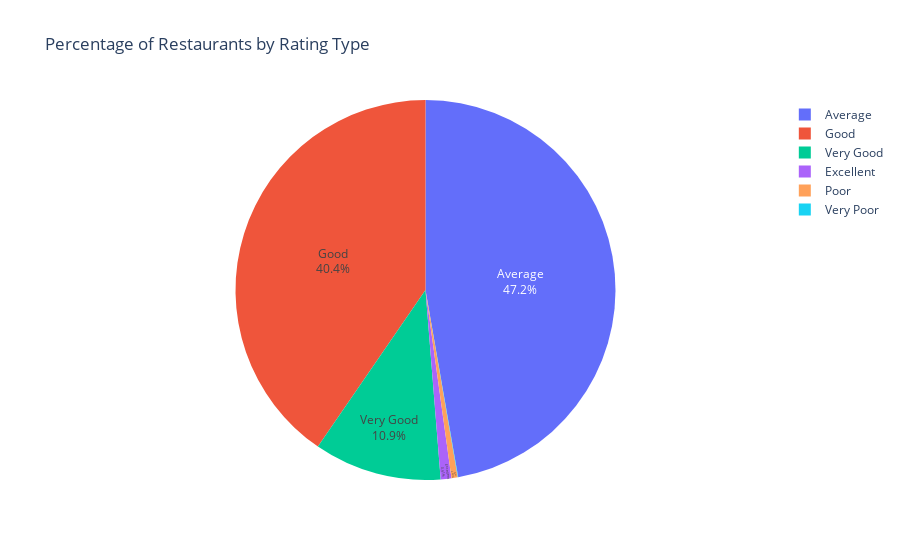

Notebook code cell kept with this figure:
### Code cell
fig = px.pie(ratingtype_df, names='RATING TYPE', values='COUNT OF RESTAURANTS', color='RATING TYPE',
title='Percentage of Restaurants by Rating Type').update_traces(textposition='inside', textinfo='percent+label')
fig.show()

### Figure 1 — Plotly figure (JSON) as saved in the notebook; plotly's stock layout.template omitted (floating-point values rounded to 4 significant figures)
{"data": [{"customdata": [["Average"], ["Good"], ["Very Good"], ["Excellent"], ["Poor"], ["Very Poor"]], "domain": {"x": [0, 1], "y": [0, 1]}, "hovertemplate": "RATING TYPE=%{customdata[0]}<br>COUNT OF RESTAURANTS=%{value}<extra></extra>", "labels": ["Average", "Good", "Very Good", "Excellent", "Poor", "Very Poor"], "legendgroup": "", "marker": {"colors": ["#636efa", "#EF553B", "#00cc96", "#ab63fa", "#FFA15A", "#19d3f3"]}, "name": "", "showlegend": true, "textinfo": "percent+label", "textposition": "inside", "type": "pie", "values": [4983, 4263, 1145, 96, 56, 4]}], "layout": {"autosize": true, "legend": {"tracegroupgap": 0}, "title": {"text": "Percentage of Restaurants by Rating Type"}}}
